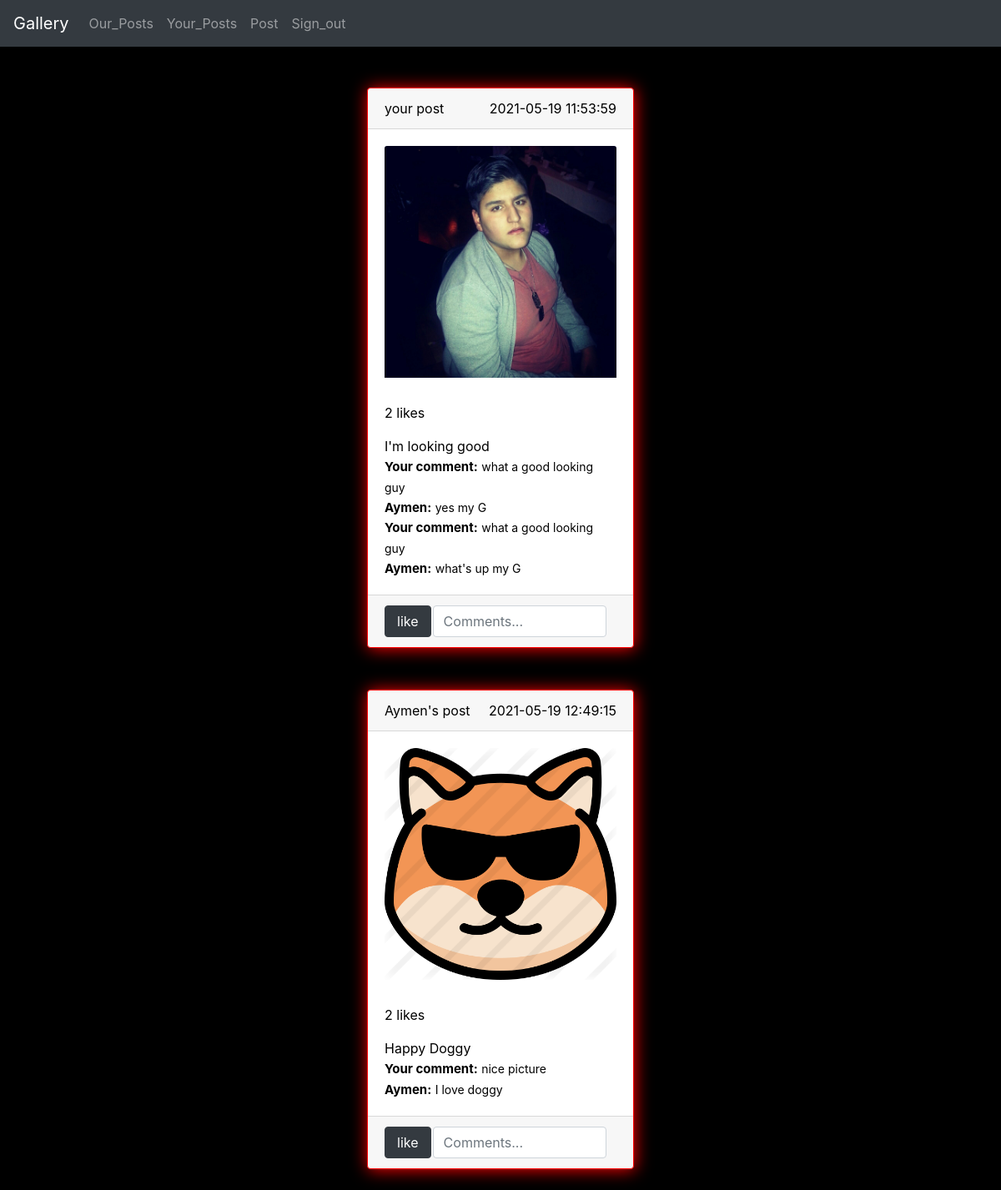
/our_post (signed in), run on an earlier commit of the app's database.
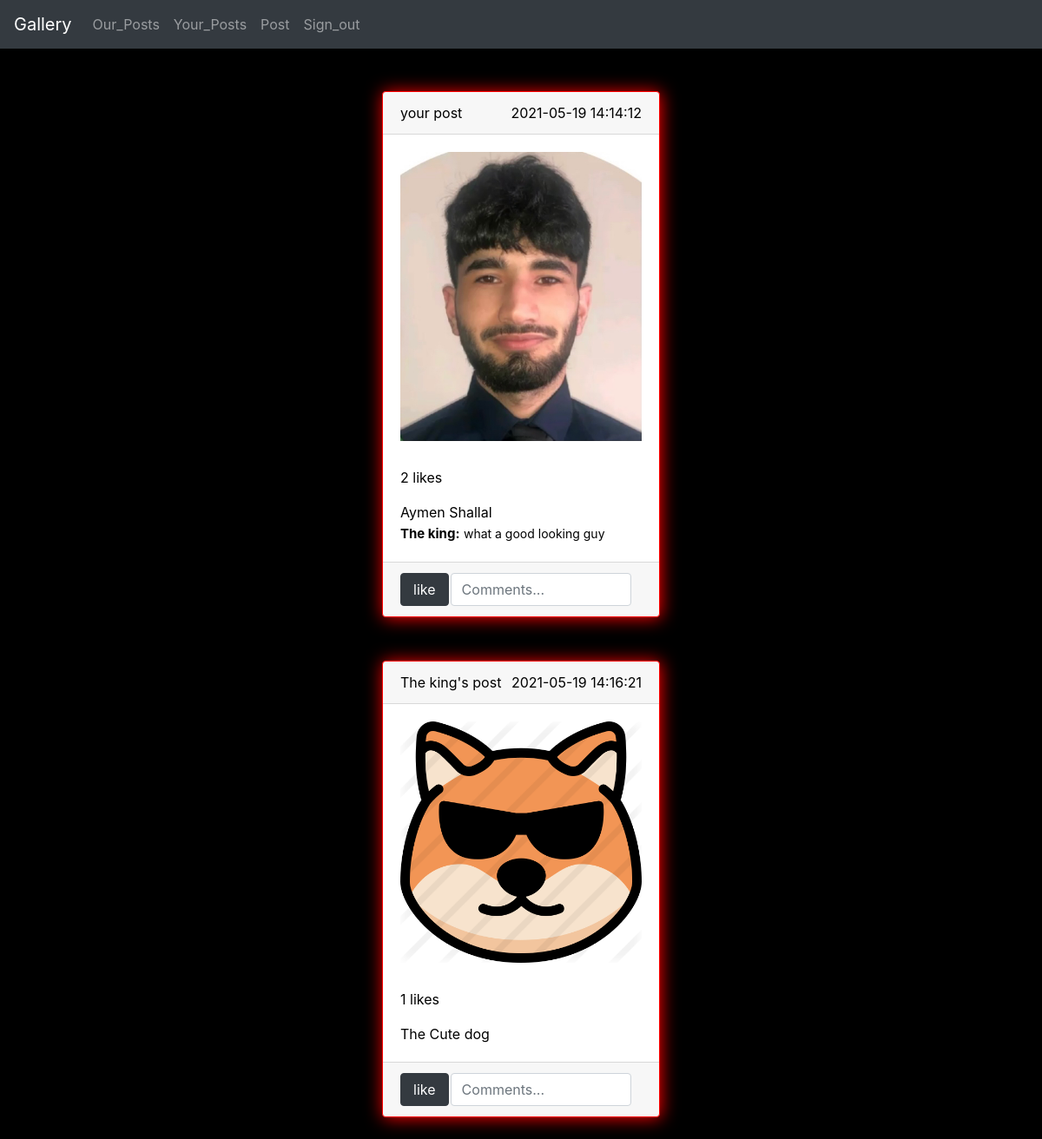
And on a later commit of the database.
### Gallery/models.py (models this page shows)
class Photo(db.Model):
   id=db.Column(db.Integer,primary_key=True)
   description=db.Column(db.String(10000))
   path=db.Column(db.String(150))
   date=db.Column(db.DateTime(timezone=True),default=func.now())
   user_id=db.Column(db.Integer,db.ForeignKey('user.id'))

class Comment(db.Model):
  id=db.Column(db.Integer, primary_key=True)
  photo_id=db.Column(db.Integer,db.ForeignKey('photo.id'))
  user_id=db.Column(db.Integer,db.ForeignKey('user.id'))
  body=db.Column(db.String(10000))

class User(db.Model,UserMixin):
   id=db.Column(db.Integer, primary_key=True)
   email=db.Column(db.String(150), unique=True)
   password=db.Column(db.String(150))
   first_name=db.Column(db.String(150))
   photos=db.relationship('Photo',backref='user', lazy=True)
   comments=db.relationship('Comment',backref='user',lazy=True)

### Gallery/views.py (the view)
@views.route('/our_post',methods=['GET','POST'])
@login_required
def our_photo():
   if request.method=='POST':
      comment=request.form.get('comment')
      photo_id=request.form.get('photo_id')
      check_comment(comment,photo_id)
   photos=Photo.query.all()
   return render_template("our_photo.html",user=current_user,photos=photos,Like=Like,Comment=Comment)

### Gallery/__init__.py (called while the page is built)
def make_app():
  app.config['SECRET_KEY']='1234'
  app.config['UPLOAD_FOLDER'] = UPLOAD_FOLDER
  app.config['SQLALCHEMY_DATABASE_URI']=f'sqlite:///{DB_NAME}'
  db.init_app(app)
  from .views import views
  from .auth import auth
  from .upload_file import upload_file
  from .models import User,Photo,Like,Comment
  make_database(app)
  app.register_blueprint(views,url_prefix='/')
  app.register_blueprint(auth,url_prefix='/')
  app.register_blueprint(upload_file,url_prefix='/')
  login_manager=LoginManager()
  login_manager.login_view='auth.sign_in'
  login_manager.init_app(app)
  @login_manager.user_loader
  def load_user(id):
    return User.query.get((int(id)))
  return app

### Gallery/templates/our_photo.html (shortened to what this page needs)
{% extends "parent.html" %}
{% block link %}<link rel="stylesheet" href="{{ url_for('static', filename='css/styles.css') }}">{% endblock %}
{% block content %}
{% for photo in photos %}
<div class="col-md-9 col-sm-11 d-flex justify-content-center background" style="margin:auto;"  >
  <div class="cards-spacing">
      <div class="card text-center" style="width: 20rem; ">
          <div class="card-header">
              <span class="post-title">
                  {% if current_user.first_name==photo.user.first_name %}
                   your post
                  {% else %}
                  {{photo.user.first_name}}'s post
                  {% endif %}
                </span>
              <span class="post-date">{{photo.date}}</span>
          </div>
          <div class="card-body">
              <img class="card-img-top" src={{photo.path}} alt="Card image cap">
              <p class="card-text likes">{{Like.query.filter_by(photo_id=photo.id).count()}} likes</p>
              <div class="card-text">{{photo.description}}</div>
              {% set comments =Comment.query.filter_by(photo_id=photo.id)%}
              {% for comment in comments %}
              <div class="card-text">
              {% if comment.user.id==current_user.id%}
                <b style="font-size: 15px;">Your comment:</b>
              {% else %}
                 <b style="font-size: 15px;">{{comment.user.first_name}}:</b>
              {% endif %}
             <span  style="font-size: 14px;"> {{comment.body}}</span></div>
              {% endfor %}
          </div>
          <div class="card-footer text-muted">
            <form method='POST'>
            <button type="button" class="btn btn-dark like" onClick="addlike({{photo.id}})">like</button>
              <input class="form-control comment" type="text" placeholder="Comments..." name="comment" >
          </div>
      </div>
  </div>
</div>
{% endfor %}
{% endblock %}

### Gallery/templates/parent.html (shortened to what this page needs)
<!DOCTYPE html>
<html lang="en">
<head>
  <link
  rel="stylesheet"
  href="https://stackpath.bootstrapcdn.com/bootstrap/4.4.1/css/bootstrap.min.css"
/>
<link
  rel="stylesheet"
  href="https://stackpath.bootstrapcdn.com/font-awesome/4.7.0/css/font-awesome.min.css"
/>
{% block link %}{% endblock %}
</head>
<body style="background-color: black; color: rgba(240, 255, 255, 0.74);">
  <nav class="navbar navbar-expand-lg navbar-dark bg-dark mb-4">
    <a class="navbar-brand" href="#">Gallery</a>
    <div class="collapse navbar-collapse" id="navbarNavAltMarkup">
      <div class="navbar-nav">
        {% if user.is_authenticated %}
        <a class="nav-item nav-link" href="/our_post">Our_Posts</a>
        <a class="nav-item nav-link" href="/your_post">Your_Posts</a>
        <a class="nav-item nav-link" href="/post">Post</a>
        <a class="nav-item nav-link" href="/sign_out">Sign_out</a>
        {% else %}
        <a class="nav-item nav-link" href="/sign_in">Sign_in</a>
        <a class="nav-item nav-link" href="/">Sign_up</a>
        {% endif %}
      </div>
    </div>
  </nav>
    {% block content %}  {% endblock %}
</body>
</html>
</body>
</html>

### Gallery/static/css/styles.css (style rules this page uses)
.cards-spacing { margin: 25px 0px 25px 0px; }
.post-title { float:left; }
.post-date { float:right; }
.card-text { text-align: left; }
.likes { margin-top: 30px; }
.card { box-shadow:1px 1px 20px red ; border: 1px solid red ; color: black; }
.comment { float: left; width:75%; }
.like { float: left; width:20%; margin-right: 2px; }

What changed in the data, as far as the page shows it:
removed Photo: shows "your post", date "2021-05-19 11:53:59", path (picture), query.filter_by "2", description "I'm looking good", Comment (shows "Your comment:", body "what a good looking guy")
removed Comment: user.first_name "Aymen", body "yes my G", shown under Photo "2021-05-19 11:53:59"
removed Comment: shows "Your comment:", body "what a good looking guy", shown under Photo "2021-05-19 11:53:59"
removed Comment: user.first_name "Aymen", body "what's up my G", shown under Photo "2021-05-19 11:53:59"
removed Comment: shows "Your comment:", body "nice picture", shown under Photo "Aymen"
removed Comment: user.first_name "Aymen", body "I love doggy", shown under Photo "Aymen"
added Photo: shows "your post", date "2021-05-19 14:14:12", path (picture), query.filter_by "2", description "Aymen Shallal", Comment (user.first_name "The king", body "what a good looking guy")
changed Photo: user.first_name "Aymen" → "The king"; date "2021-05-19 12:49:15" → "2021-05-19 14:16:21"; query.filter_by "2" → "1"; description "Happy Doggy" → "The Cute dog"
